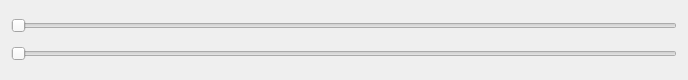
<?xml version="1.0" encoding="UTF-8"?>
<ui version="4.0">
 <class>FitsToolbar</class>
 <widget class="QWidget" name="FitsToolbar">
  <property name="geometry">
   <rect>
    <x>0</x>
    <y>0</y>
    <width>688</width>
    <height>80</height>
   </rect>
  </property>
  <property name="windowTitle">
   <string>Form</string>
  </property>
  <layout class="QGridLayout" name="gridLayout">
   <item row="0" column="0">
    <widget class="QSlider" name="vminSlider">
     <property name="maximum">
      <number>1000</number>
     </property>
     <property name="tracking">
      <bool>true</bool>
     </property>
     <property name="orientation">
      <enum>Qt::Horizontal</enum>
     </property>
    </widget>
   </item>
   <item row="1" column="0">
    <widget class="QSlider" name="vmaxSlider">
     <property name="maximum">
      <number>1000</number>
     </property>
     <property name="tracking">
      <bool>true</bool>
     </property>
     <property name="orientation">
      <enum>Qt::Horizontal</enum>
     </property>
    </widget>
   </item>
  </layout>
 </widget>
 <resources/>
 <connections/>
</ui>
